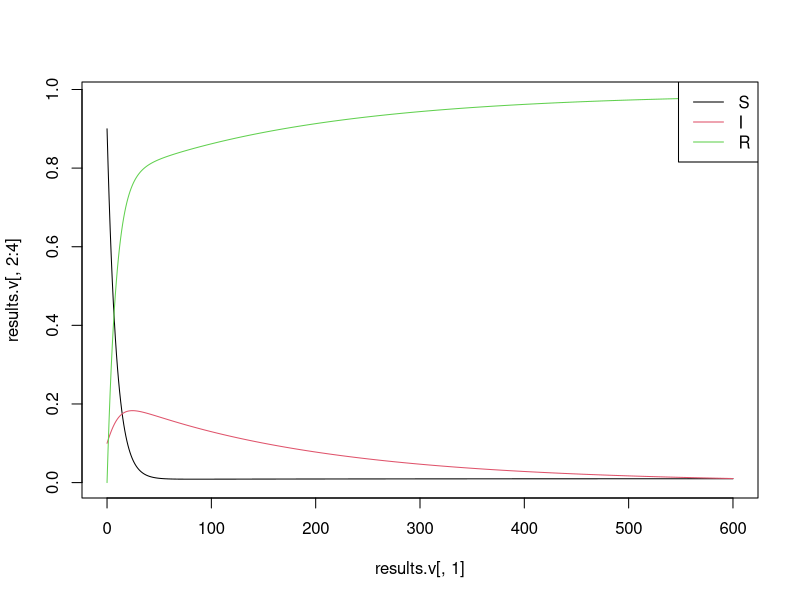

The R script that drew this image:
library(deSolve)
epi203v <- function(pars){

    ## NOTICE that this includes a new parameter "vaccination"

    ## Show parameters
    print(pars) 

    ## Additional parameters
    times <- seq(from = 0, to = 600, by = 1)
    yinit <- c(Susc=0.9, Infected=0.1, Recovered=0)  

    ## SIR model with vaccination (vaccine takes people from the Susceptible and put them in the Recovered)
    SIR_model <- function(times,yinit,pars){

    with(as.list(c(yinit,pars)), {

            dSusc      <- birth - beta*Infected*Susc                     - vaccination*Susc - death*Susc
            dInfected  <-         beta*Infected*Susc - recovery*Infected                    - death*Infected
            dRecovered <-                              recovery*Infected + vaccination*Susc - death*Recovered

            return(list(c(dSusc, dInfected, dRecovered)))}) 

    }

    ## run the ode solver for the function specified (function defined above is used)
    ## return the value of each compartment (Susc, Infected, Recovered) for each time step.
    results <- ode(func = SIR_model,times = times,y = yinit,parms = pars)
    results <- as.data.frame(results)

    ## Return results
    return(results)
}


test.pars.v <- c(beta = 0.1, recovery = 0.005, death = 0.001, birth = 0.001, vaccination = 0.1)
results.v   <- epi203v(test.pars.v)
## Plotting
matplot(x = results.v[,1], y = results.v[,2:4], type="l",lty=1)
legend("topright", col=1:3, legend=c("S", "I", "R"), lwd=1)
